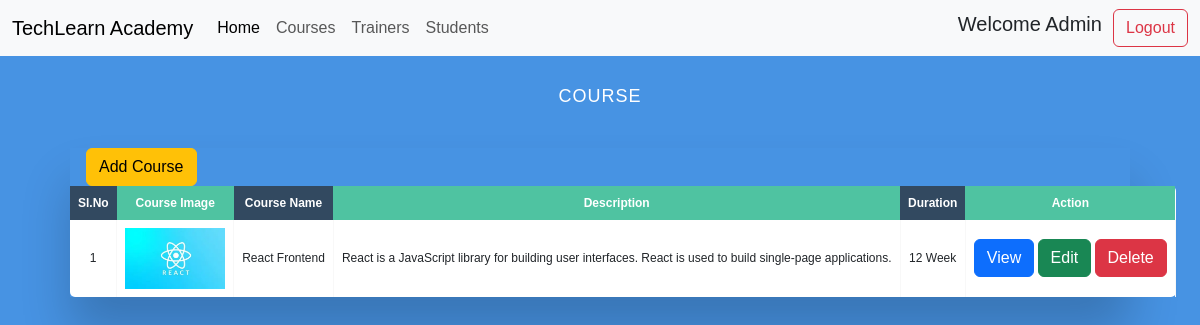
The page /academy/courses (signed in) on the database its author committed.
### academy/models.py (models this page shows, shortened)
class Course(models.Model):
    Course_name = models.CharField(max_length=50)
    Description = models.TextField(max_length=250)
    Duration = models.PositiveIntegerField(help_text="Duration in weeks")
    Course_image = models.ImageField(upload_to='Course_image')

### academy/views.py (the view)
# urls.py: path('courses',views.courses,name="courses"),
@login_required
def courses(request):
    course = Course.objects.all()
    context={
        'course':course,
    }
    return render(request,'courses.html',context)

### templates/courses.html (shortened to what this page needs)
<!DOCTYPE html>
<html lang="en">
    {% load static %}
<head>
    <link href="https://cdn.jsdelivr.net/npm/bootstrap@5.3.8/dist/css/bootstrap.min.css" rel="stylesheet">
    <link rel="stylesheet" href="https://cdnjs.cloudflare.com/ajax/libs/font-awesome/4.7.0/css/font-awesome.min.css">
    <link rel="stylesheet" href="{% static 'css/style.css' %}">
</head>
<body>
       <nav class="navbar navbar-expand-lg bg-body-tertiary">
  <div class="container-fluid">
    <a class="navbar-brand" href="#">TechLearn Academy</a>
    <div class="collapse navbar-collapse" id="navbarSupportedContent">
      <ul class="navbar-nav me-auto mb-2 mb-lg-0">
        <li class="nav-item">
          <a class="nav-link active" aria-current="page" href="{% url "home" %}">Home</a>
        </li>
        <li class="nav-item">
          <a class="nav-link" href="{% url "courses" %}">Courses </a>
        </li>
        <li class="nav-item">
          <a class="nav-link " href="{% url "trainers" %}">Trainers </a>
        </li>
        <li class="nav-item">
          <a class="nav-link" href="{% url "students" %}">Students </a>
        </li>
      </ul>
      <h5> Welcome {{ user }} &nbsp </h5>
      <div class="form-inline my-2 my-lg-0">
        {% if user.is_authenticated  %}
      <a class="btn btn-outline-danger my-2 my-sm-0" href="{% url "logout" %}"  type="submit">Logout</a>
        {% else %}
      <a class="btn btn-outline-success my-2 my-sm-0" href="{% url "login" %}" type="submit">Login</a>
      <a class="btn btn-outline-warning my-2 my-sm-0" href="{% url "register" %}" type="submit">Register</a>
      {% endif %}
      </div>
    </div>
  </div>
</nav>
<section>
    <h2>Course</h2>
<div class="table-wrapper">
      <a class="btn btn-warning my-2 my-sm-0 m-3" href="{% url "add_courses" %}"  type="submit">Add Course</a>
    <table class="fl-table">
        <thead>
        <tr>
            <th>Sl.No</th>
            <th> Course Image </th>
            <th> Course Name </th>
            <th> Description </th>
            <th> Duration </th>
            <th> Action </th>
        </tr>
        </thead>
        {% for c in course %}
        <tr>
            <td>{{ forloop.counter }}</td>
            <td>
                <img src="{{ c.Course_image.url }}" alt="{{ c.Course_name }}" width="100">
            </td>
            <td>{{ c.Course_name }}</td>
            <td>{{ c.Description|truncatechars:150 }}</td>
            <td>{{ c.Duration }} Week</td>
            <td>
              <a class="btn btn-primary" href='{% url "view_course" c.id %}' > View </a>
              <a class="btn btn-success" href='{% url "edit_course" c.id %}' > Edit </a>
              <a class="btn btn-danger" href='{% url "delete_course" c.id %}' > Delete </a>
            </td>
        </tr>
        {% endfor %}
    </table>
</div>
</section>
</body>
</html>

### static/css/style.css (style rules this page uses)
* { box-sizing: border-box; -webkit-box-sizing: border-box; -moz-box-sizing: border-box; }
body { font-family: Helvetica; -webkit-font-smoothing: antialiased; background: rgba( 71, 147, 227, 1); }
h2 { text-align: center; font-size: 18px; text-transform: uppercase; letter-spacing: 1px; color: white; padding: 30px 0; }
.table-wrapper { margin: 10px 70px 70px; box-shadow: 0px 35px 50px rgba( 0, 0, 0, 0.2 ); }
.fl-table { border-radius: 5px; font-size: 12px; font-weight: normal; border: none; border-collapse: collapse; width: 100%; max-width: 100%; white-space: nowrap; background-color: white; }
.fl-table td, .fl-table th { text-align: center; padding: 8px; }
.fl-table td { border-right: 1px solid #f8f8f8; font-size: 12px; }
.fl-table thead th { color: #ffffff; background: #4FC3A1; }
.fl-table thead th:nth-child(odd) { color: #ffffff; background: #324960; }

### rows shown on the page
Course: Course_image (picture), Course_name "React Frontend", Description "React is a JavaScript library for building user interfaces. React is used to build single-page applications.", Duration "12"

### other values the page prints
{{ user }} "Admin"
